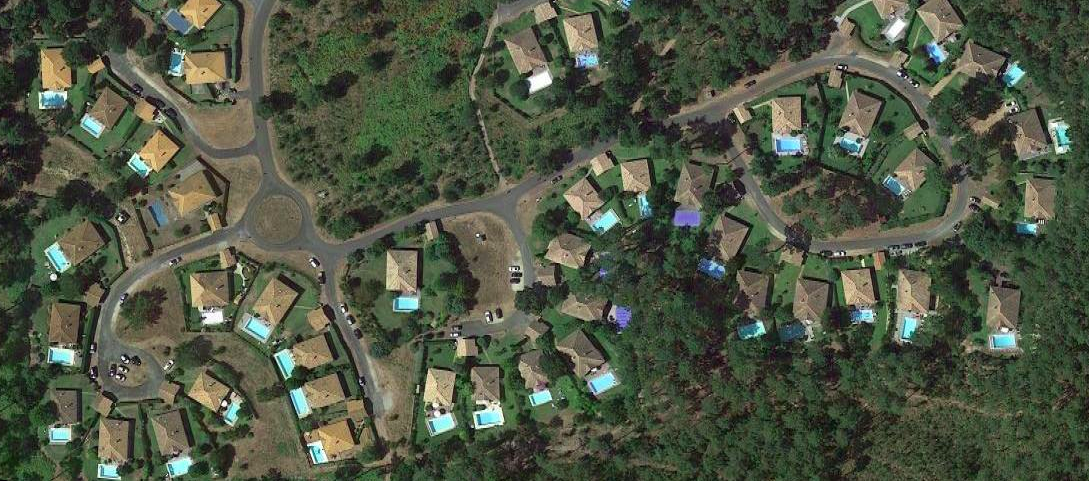
#> input picture LAB/moliets.png, 1089 x 481 px
$ jupyter execute LAB5.ipynb
#> lines starting #> are read from the running program, lines starting #| are printed output that depends on the picture; after the words box and inside, x2 and y2 are one past the last pixel; in counts of white or black regions, pixels touching at a corner belong together
[cell 1]
import skimage.io as io
import matplotlib.pyplot as plt
import skimage as sk
import skimage.color as clr
import matplotlib as mat
import numpy as np
import scipy as sc
import glob

[cell 2]
moliets = io.imread('moliets.png')
#> moliets is the input picture: shape (481, 1089, 3); mean R, G, B 78.5, 85.9, 67.3
mask = 240
fig, ax = plt.subplots(1,4, figsize = (40,40))
test = np.ravel(moliets)
im1 = ax[0].imshow(moliets)
bleu = moliets[:,:,2]
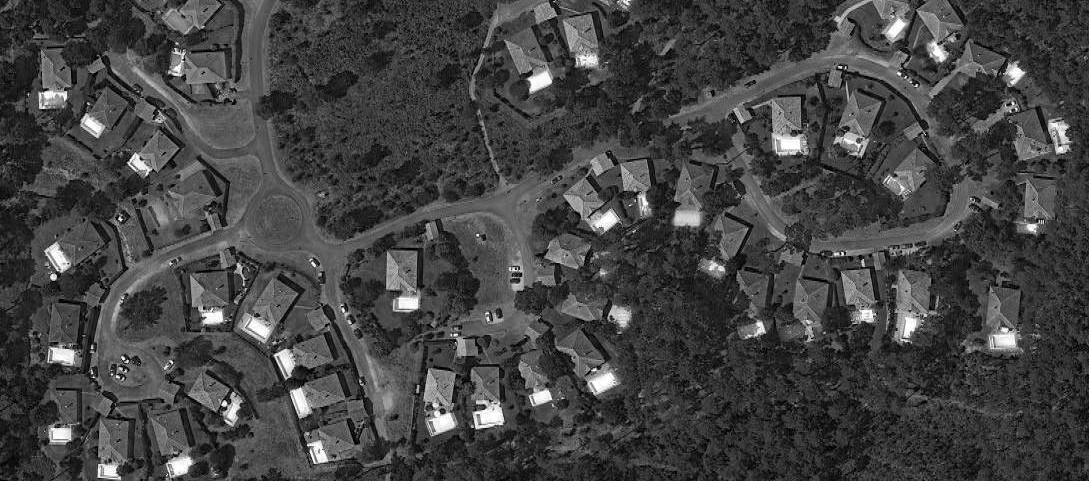
#> bleu: shape (481, 1089); min 0, max 255, mean 67.3
rbleu = np.ravel(bleu)
fig.colorbar(im1,location='bottom')
im2 = ax[1].imshow(bleu,cmap='gray')
ax[2].hist(rbleu,bins=256)
finall = bleu.copy()
finall[bleu<mask] = 0
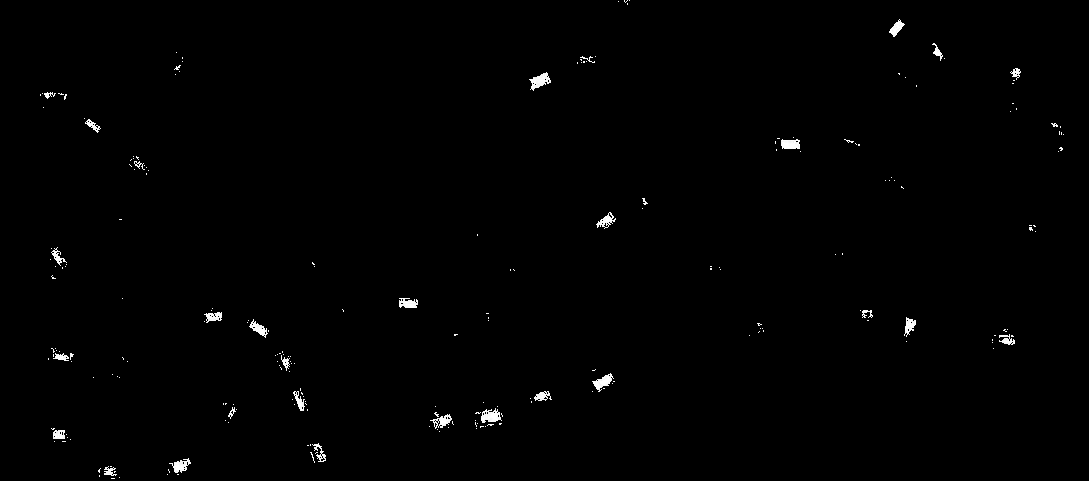
#> finall: shape (481, 1089); min 0, max 255, mean 1.7
ax[3].imshow(finall,cmap='gray')
plt.show()
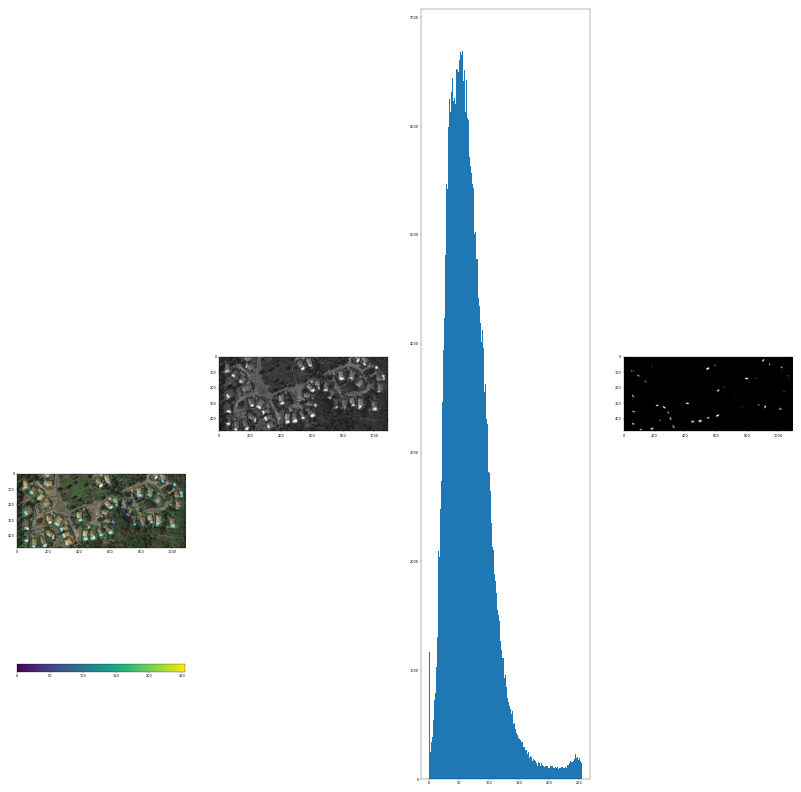
#> figure drawn by matplotlib, 5 panels; panel 3: tallest bar 6739 high, from x = 55.78 to 56.78

[cell 3]
a2D = sk.morphology.disk(10)

closing = sk.morphology.binary_closing(finall,a2D)
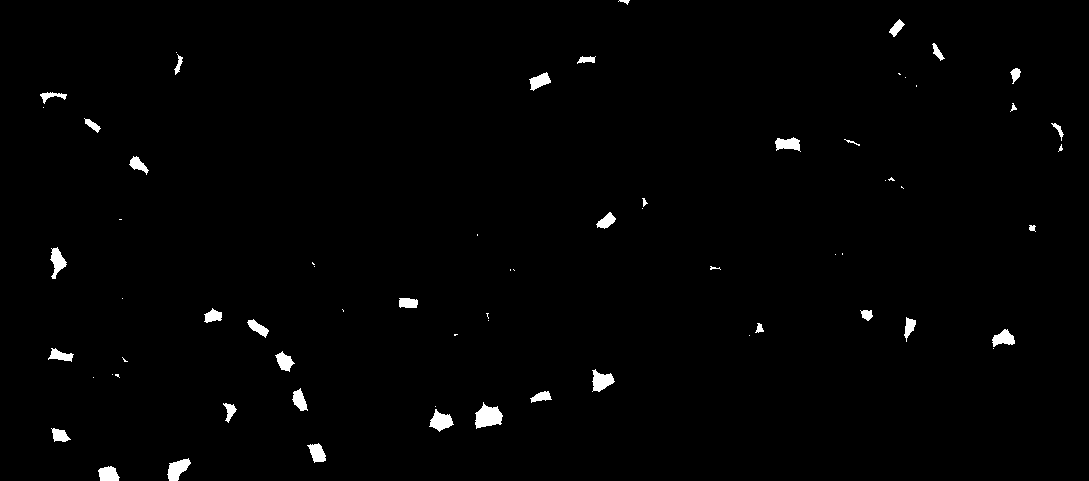
#> closing: shape (481, 1089) bool; 1.2% white; 68 white regions (30 under 20 px), largest, box (x1, y1, x2, y2) and area: (475, 402, 503, 429) 477, (167, 458, 191, 481) 323, (429, 409, 454, 432) 317
dilatation = sk.morphology.binary_dilation(finall,a2D)
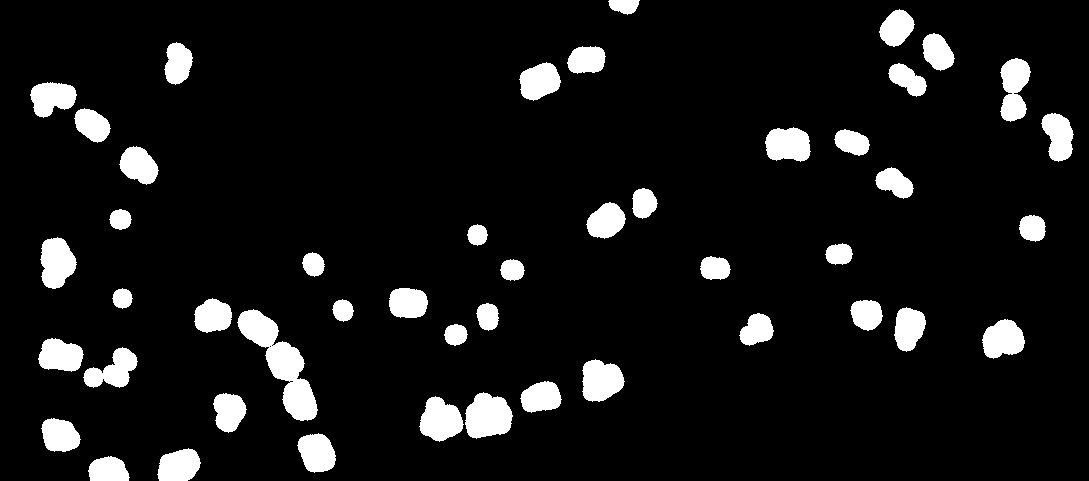
#> dilatation: shape (481, 1089) bool; 8.4% white; 47 white regions
erosion = sk.morphology.binary_erosion(finall,a2D)
#> erosion: shape (481, 1089) bool; every value is 0
opening = sk.morphology.binary_opening(finall,a2D)
fig, ax = plt.subplots(1,4, figsize = (40,40))
ax[0].imshow(closing,cmap='gray')
ax[1].imshow(dilatation,cmap='gray')
ax[2].imshow(erosion,cmap='gray')
ax[3].imshow(opening,cmap='gray')
plt.show()

[cell 4]
label = sk.morphology.label(closing)
#> label: shape (481, 1089) int32; 69 distinct labels, from 0 to 68
mesure = sk.measure.regionprops(label)
#> mesure = 68 regions; largest, box (x1, y1, x2, y2) and area: (475, 402, 503, 429) 477, (167, 458, 191, 481) 323, (429, 409, 454, 432) 317, (592, 369, 615, 392) 316, (50, 247, 67, 279) 276

[cell 5]
fig, ax = plt.subplots(1,2, figsize = (40,40))
ax[0].imshow(label)
plt.show()
print(len(mesure))
#| 68

[cell 6]
closing20 = sk.morphology.remove_small_objects(closing,26)
#> closing20: shape (481, 1089) bool; 1.2% white; 37 white regions
label = sk.morphology.label(closing20)
#> label: shape (481, 1089) int32; 38 distinct labels, from 0 to 37
mesure = sk.measure.regionprops(label)
#> mesure = 37 regions; largest, box (x1, y1, x2, y2) and area: (475, 402, 503, 429) 477, (167, 458, 191, 481) 323, (429, 409, 454, 432) 317, (592, 369, 615, 392) 315, (50, 247, 67, 279) 275
plt.imshow(label)
print(len(mesure))
#| 37
